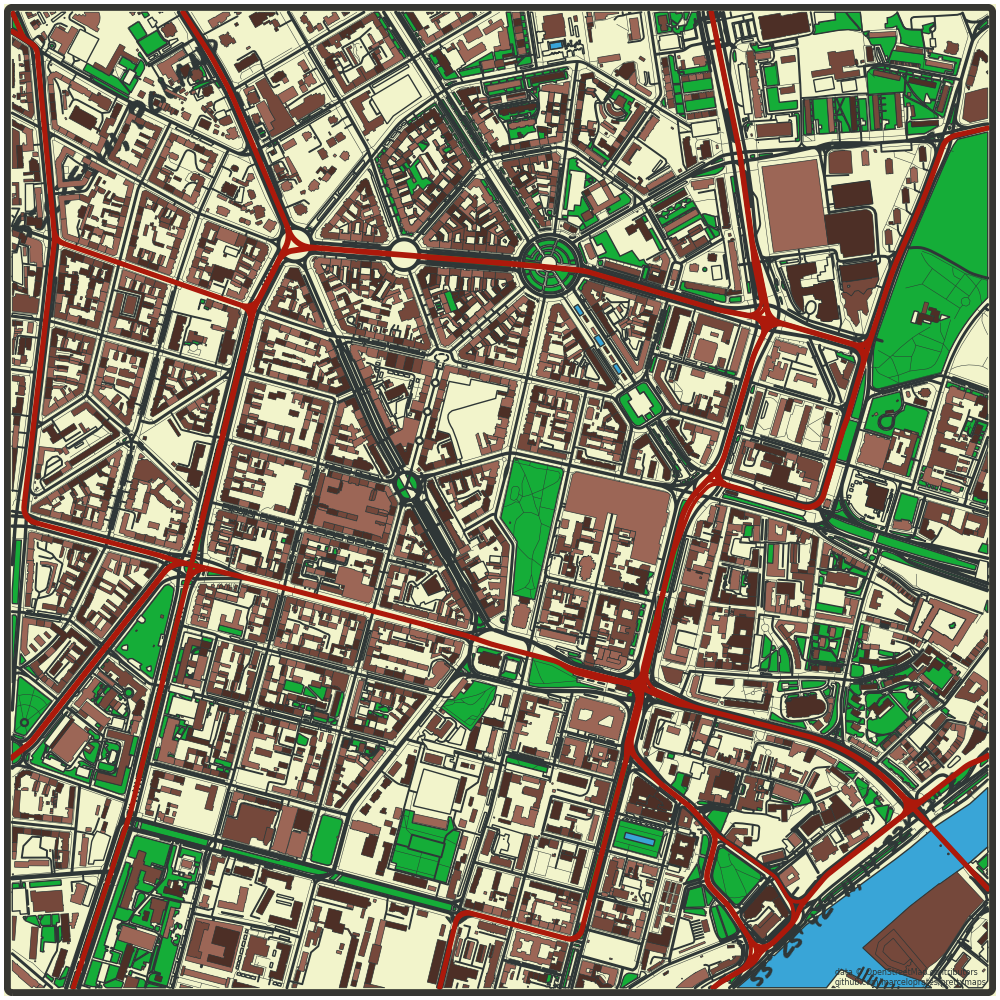

Source code (Python):
import matplotlib.pyplot as plt
import matplotlib.font_manager as fm
from prettymaps import plot

# funkcja tworząca bofur 10m dla obrysu mapy
def postprocessing(layers):
    layers['perimeter'] = layers['perimeter'].buffer(10)
    return layers

# zdefiniowanie przestrzeni mapy
fig, ax = plt.subplots(figsize = (10, 10), constrained_layout = True)
# MAPA
layers = plot(
    # Adres:
    #'Plac Grunwaldzki, Szczecin, Polska',
    # współrzędne geograficzne
    (53.428433469351, 14.54659327488271),
    # promień okręgu/kwadratu w którym tworzymy mapę
    radius = 1000,
    # Matplotlib axis
    ax = ax,
    # funkcja dodająca odsuwająca obrys mapy
    postprocessing = postprocessing,
    # wybór warstw OpenStreetMap
    layers = {
            # obrys kształtu mapy
            'perimeter': {},
            # ulice i ich szerokości
            'streets': {
                # samodzielny wybór typów dróg
                'custom_filter': '["highway"~"motorway|trunk|primary|secondary|tertiary|residential|construction|service|unclassified|pedestrian|footway"]',
                # jeśli chcemy kwadratową mapę - dodać poniższą linię DO KAŻDEJ WARSTWY
                # 'circle': False,
                # zaokrąglone narożniki:
                # 'dilate': 100,
                'width': {
                    'motorway': 5,
                    'trunk': 5,
                    'primary': 4.5,
                    'secondary': 4,
                    'tertiary': 3.5,
                    'residential': 3,
                    'construction': 3,
                    'service': 2,
                    'unclassified': 2,
                    'pedestrian': 1,
                    'footway': .5,
                }
            },
            # Inne warstwy:
            # {'tags': {KEY_OSM: VALUE_OSM}}
            'trams': {'tags': {'railway': ['tram', 'construction']}},
            'building': {'tags': {'building': True, 'landuse': 'construction'}, 'union': False},
            'water': {'tags': {'natural': ['water', 'bay']}},
            'green': {'tags': {'landuse': 'grass', 'natural': ['island', 'wood'], 'leisure': 'park'}},
            'forest': {'tags': {'landuse': 'forest'}},
            'parking': {'tags': {'amenity': 'parking', 'highway': 'pedestrian', 'man_made': 'pier'}}
        },
        # parametry stylizacyjne dla każdej warstwy:
        # wpisz nazwę jednej z warstw którą wcześniej zdefiniowałeś, a nastepnie nadaj jej styl
        # fc - facecolor (kolor wypełnienia), ec - edgecolor (kolor obrysu), lw - linewidth (grubość obrysu)
        # alpha - przezroczystość (0-1), zorder - kolejność wyświetlania warstw
        # palette - lista kolorów, które będą losowo przyporządkowane do obiektów z danej warstwy
        drawing_kwargs = {
            'background': {'fc': '#F2F4CB', 'ec': '#dadbc1', 'zorder': -1},
            'perimeter': {'fill': False, 'ec': '#373732', 'lw': 5, 'zorder': 5},
            'green': {'fc': '#15ad38', 'ec': '#2f3737', 'lw': 1, 'zorder': 1},
            'forest': {'fc': '#1d8009', 'ec': '#2f3737', 'lw': 1, 'zorder': 1},
            'water': {'fc': '#39a5d7', 'ec': '#2F3737', 'hatch_c': '#85c9e6', 'lw': 1, 'zorder': 2},
            'parking': {'fc': '#F2F4CB', 'ec': '#2F3737', 'lw': 1, 'zorder': 3},
            'streets': {'fc': '#2F3737', 'ec': '#475657', 'alpha': 1, 'lw': 0, 'zorder': 3},
            'building': {'palette': ['#4d2f26', '#75483b', '#9c6656'], 'ec': '#2F3737', 'lw': .5, 'zorder': 4},
            'trams': {'fill': False, 'ec': '#ac190b', 'lw': 2, 'zorder': 4}
        },
        # atrybucja OpenStreetMap
        osm_credit = {'x': 0.84, 'y': 0.97, 'color': '#2F3737', 'fontsize': 0.5}
)

# PODPISY
# zdefiniowanie zakresu współrzędnych na mapie
xmin, ymin, xmax, ymax = layers['perimeter'].bounds
dx, dy = xmax - xmin, ymax - ymin
#ax.set_xlim(xmin - .06 * dx, xmax + .06 * dx)
#ax.set_ylim(ymin - .06 * dy, ymax + .06 * dy)

ax.text(
    xmin - .0 * dx, ymax - .24 * dy,
    'Szczecin, Poland',
    color = '#2F3737',
    rotation = 45,
    fontproperties = fm.FontProperties(fname = 'PermanentMarker-Regular.ttf', size = 25)
)
ax.text(
    xmax - .25 * dx, ymin + .005 * dy,
    "53° 25' 42\" N, 14° 32' 47\" E",
    color = '#2F3737',
    rotation = 45,
    fontproperties = fm.FontProperties(fname = 'PermanentMarker-Regular.ttf', size = 16)
)

plt.savefig('img/advanced.png')
plt.show()